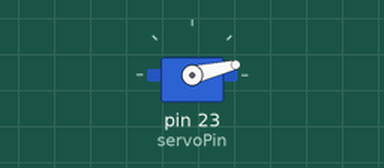
A sketch run on a simulated Arduino Mega 2560, built with avr-gcc and run on an emulated ATmega2560. Parts: servo.

Above: at 0.05 s.
At 1.15 s:
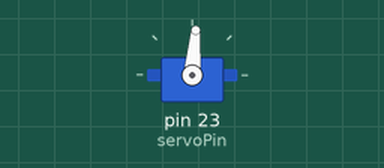
At 2.25 s:
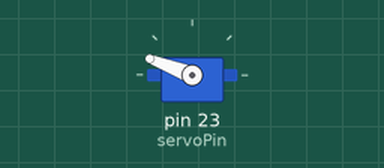
At 4.45 s:
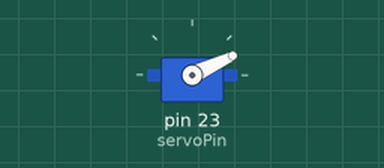
Timing chart, 0 to 6.3 s (numbered marks = the images above):
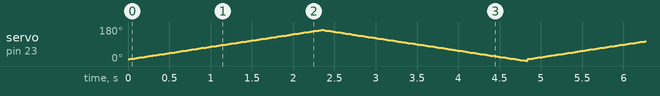

The sketch:

servoTest_1.ino
```cpp
#include <Servo.h>

Servo myservo;  // create servo object to control a servo
                // a maximum of eight servo objects can be created

int pos = 0;    // variable to store the servo position
const int servoPin = 23; //pin 23 will be assigned to the servo

void setup()
{
  myservo.attach(servoPin);  // attaches the servo on pin 23
}


void loop()
{
  //myservo.write(0);
  //delay(15);

  ///*
  for(pos = 10; pos < 165; pos += 1)  // goes from 10 degrees to 170 degrees
  {                                  // in steps of 1 degree
    myservo.write(pos);              // tell servo to go to position in variable 'pos'
    delay(15);                       // waits 15ms for the servo to reach the position
  }
  for(pos = 165; pos>=1; pos-=1)     // goes from 180 degrees to 0 degrees
  {
    myservo.write(pos);              // tell servo to go to position in variable 'pos'
    delay(15);                       // waits 15ms for the servo to reach the position
  }
  //*/
}
```
